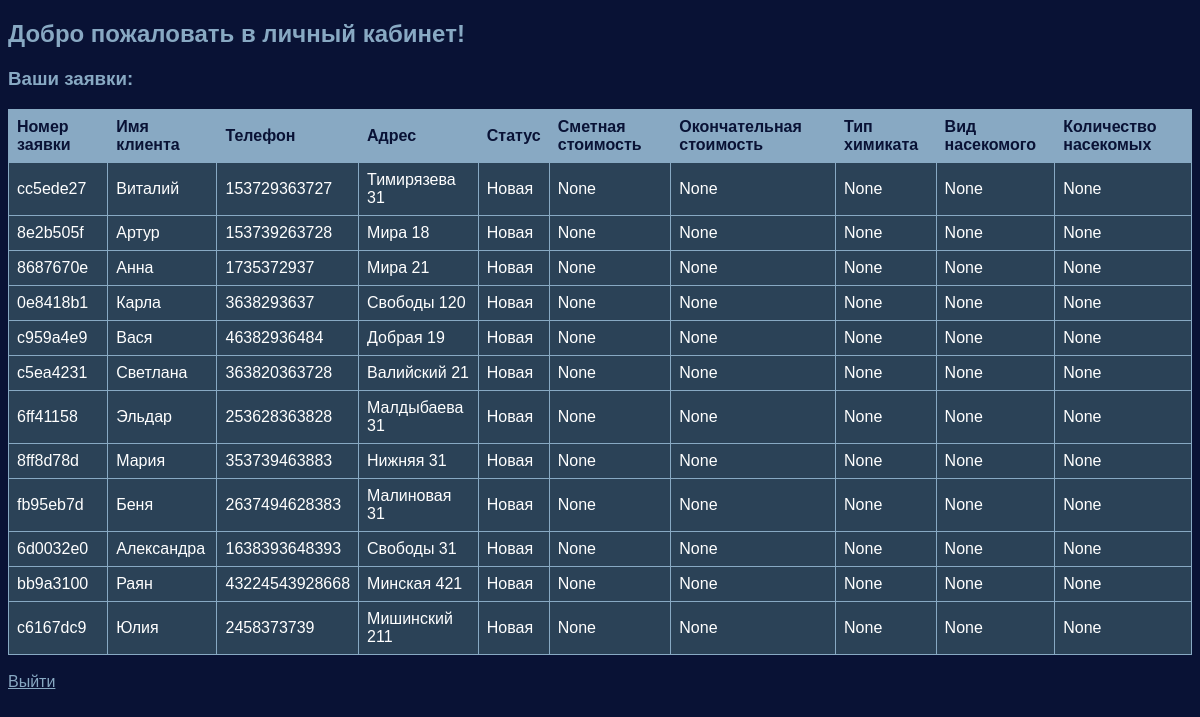
The page /disinsector/dashboard (signed in) on the database its author committed.
### tables this page shows
CREATE TABLE orders (
            id INTEGER PRIMARY KEY AUTOINCREMENT,
            client_id INTEGER, -- Ссылка на клиента
            disinsector_id INTEGER, -- Ссылка на дезинсектора
            order_id TEXT NOT NULL,
            name TEXT, -- Имя клиента
            object TEXT, -- Объект клиента
            insect_quantity TEXT, -- Количество насекомых
            disinsect_experience TEXT, -- Опыт дезинсекции клиента
            phone TEXT, -- Телефон клиента
            address TEXT, -- Адрес клиента
            order_status TEXT DEFAULT 'Новая', -- Статус заявки
            order_date TEXT,
            estimated_price REAL,
            final_price REAL,
            poison_type TEXT,
            insect_type TEXT,
            client_area REAL,
            FOREIGN KEY (disinsector_id) REFERENCES disinsectors(id)
        );

### app.py (the view)
@app.route('/disinsector/dashboard', methods=['GET', 'POST'])
def disinsector_dashboard():
    if 'disinsector_id' in session and session.get('role') == 'disinsector':
        disinsector_id = session.get('disinsector_id')
        conn = sqlite3.connect('disinsect_data.db')
        cur = conn.cursor()
        if request.method == 'POST':
            order_id = request.form['order_id']
            new_status = request.form['status']
            cur.execute("UPDATE orders SET order_status = ? WHERE order_id = ?", (new_status, order_id))
            conn.commit()
        cur.execute('''
            SELECT o.order_id, o.name, o.phone, o.address, o.order_status,
                   o.estimated_price, o.final_price, o.poison_type, o.insect_type, o.client_area
            FROM orders o
            WHERE o.disinsector_id = ?
        ''', (disinsector_id,))
        orders = cur.fetchall()
        conn.close()
        if orders:
            return render_template('disinsector_dashboard.html', orders=orders)
        else:
            flash("На данный момент у вас нет заявок.")
            return render_template('disinsector_dashboard.html', orders=[])
    else:
        return redirect(url_for('login'))

### templates/disinsector_dashboard.html (shortened to what this page needs)
<!DOCTYPE html>
<html lang="en">
<head>
</head>
<body>
    <h2>Добро пожаловать в личный кабинет!</h2>
    <h3>Ваши заявки:</h3>
    {% if orders %}
    <table border="1">
        <tr>
            <th>Номер заявки</th>
            <th>Имя клиента</th>
            <th>Телефон</th>
            <th>Адрес</th>
            <th>Статус</th>
            <th>Сметная стоимость</th>
            <th>Окончательная стоимость</th>
            <th>Тип химиката</th>
            <th>Вид насекомого</th>
            <th>Количество насекомых</th>
        </tr>
        {% for order in orders %}
        <tr>
            <td>{{ order[0] }}</td>
            <td>{{ order[1] }}</td>
            <td>{{ order[2] }}</td>
            <td>{{ order[3] }}</td>
            <td>{{ order[4] }}</td>
            <td>{{ order[5] }}</td>
            <td>{{ order[6] }}</td>
            <td>{{ order[7] }}</td>
            <td>{{ order[8] }}</td>
            <td>{{ order[9] }}</td>
        </tr>
        {% endfor %}
    </table>
    {% else %}
        <p>На данный момент у вас нет заявок.</p>
    {% endif %}
    <br>
    <a href="{{ url_for('logout') }}">Выйти</a>
</body>
</html>

### templates/disinsector_dashboard.html (style rules this page uses)
body { font-family: Arial, sans-serif; background-color: #091235; color: #fff; }
h2, h3 { color: #88A9C3; }
table { width: 100%; border-collapse: collapse; background-color: #2B4257; color: #fff; }
th, td { border: 1px solid #88A9C3; padding: 8px; text-align: left; }
th { background-color: #88A9C3; color: #091235; }
a { color: #88A9C3; }

### rows shown on the page
orders: order "cc5ede27", name "Виталий", phone "153729363727", address "Тимирязева 31", order_status "Новая", order "None"
orders: order "8e2b505f", name "Артур", phone "153739263728", address "Мира 18", order_status "Новая", order "None"
orders: order "8687670e", name "Анна", phone "1735372937", address "Мира 21", order_status "Новая", order "None"
orders: order "0e8418b1", name "Карла", phone "3638293637", address "Свободы 120", order_status "Новая", order "None"
orders: order "c959a4e9", name "Вася", phone "46382936484", address "Добрая 19", order_status "Новая", order "None"
orders: order "c5ea4231", name "Светлана", phone "363820363728", address "Валийский 21", order_status "Новая", order "None"
orders: order "6ff41158", name "Эльдар", phone "253628363828", address "Малдыбаева 31", order_status "Новая", order "None"
orders: order "8ff8d78d", name "Мария", phone "353739463883", address "Нижняя 31", order_status "Новая", order "None"
orders: order "fb95eb7d", name "Беня", phone "2637494628383", address "Малиновая 31", order_status "Новая", order "None"
orders: order "6d0032e0", name "Александра", phone "1638393648393", address "Свободы 31", order_status "Новая", order "None"
orders: order "bb9a3100", name "Раян", phone "43224543928668", address "Минская 421", order_status "Новая", order "None"
orders: order "c6167dc9", name "Юлия", phone "2458373739", address "Мишинский 211", order_status "Новая", order "None"
